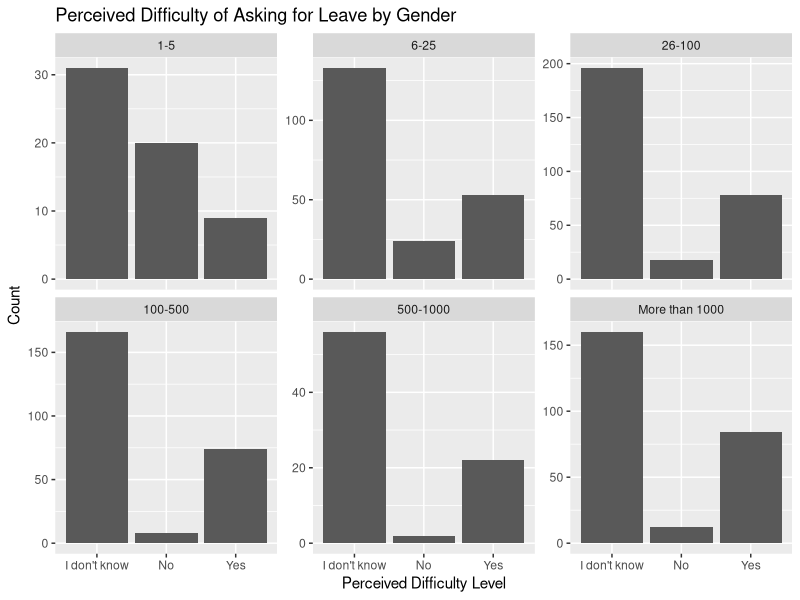
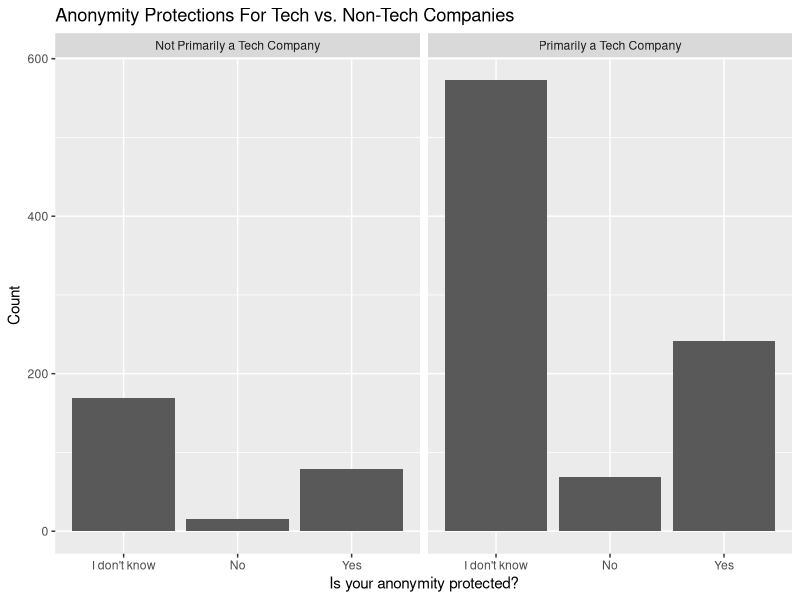
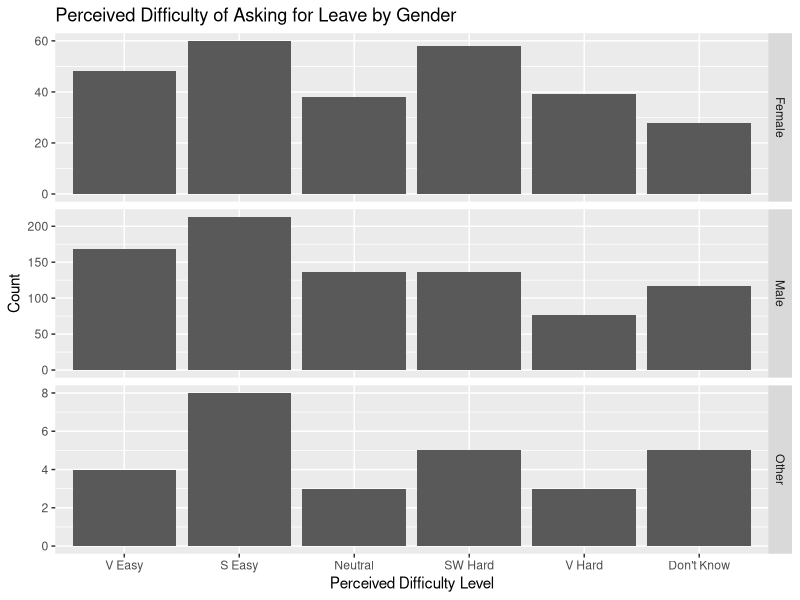
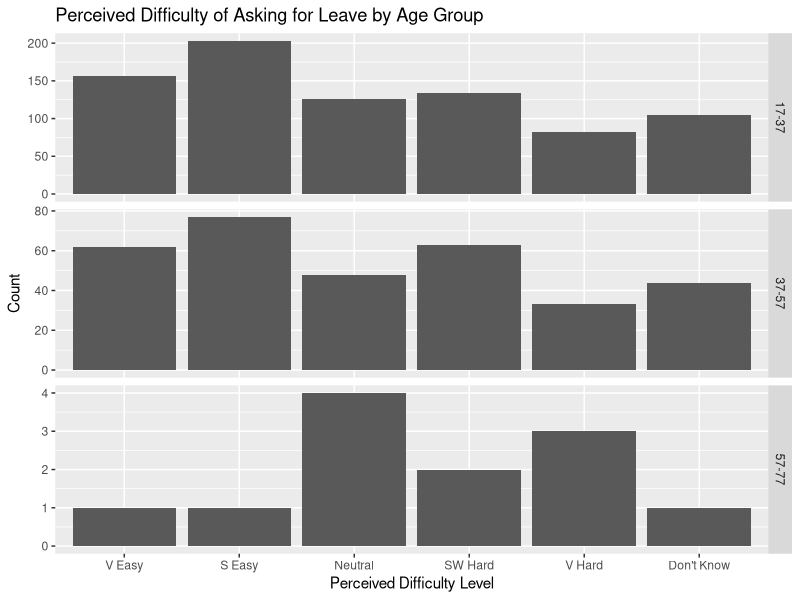
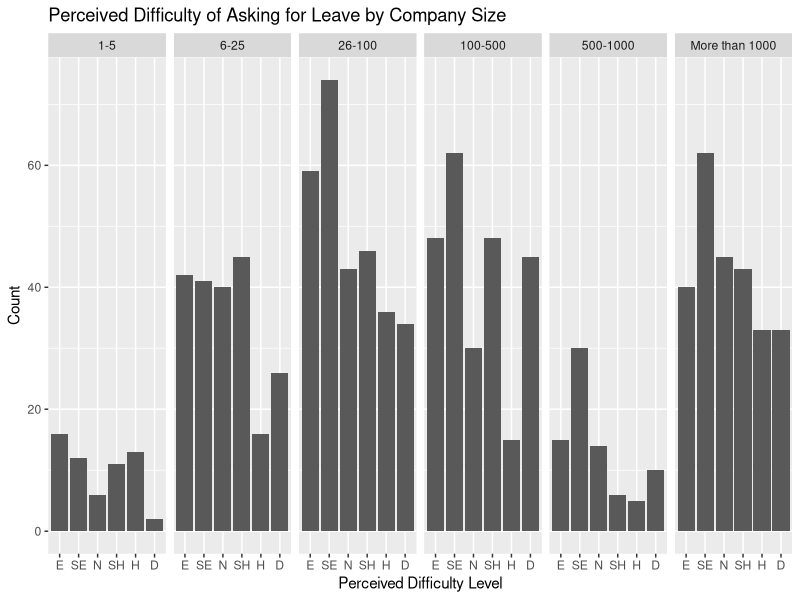
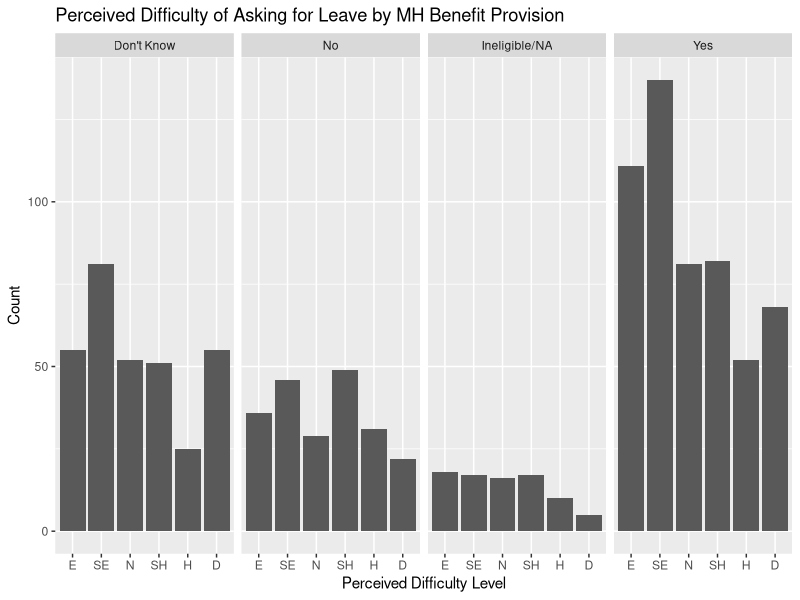
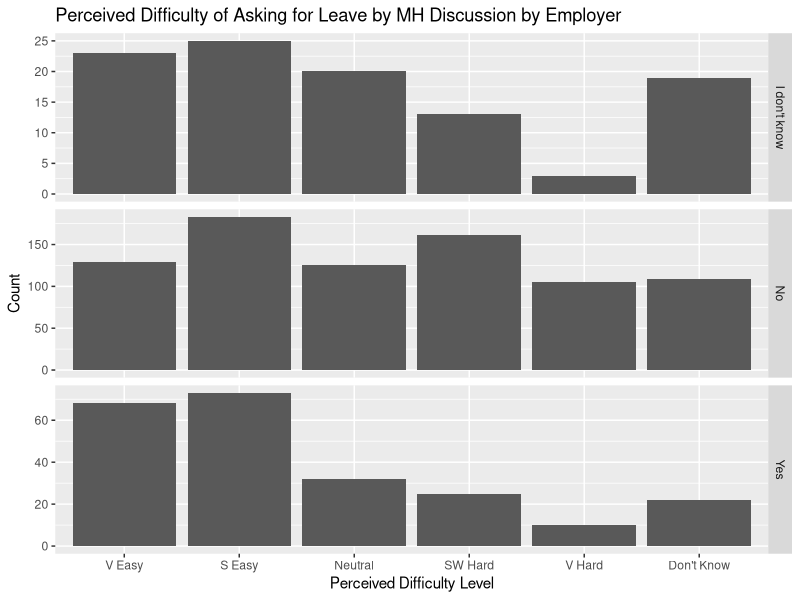
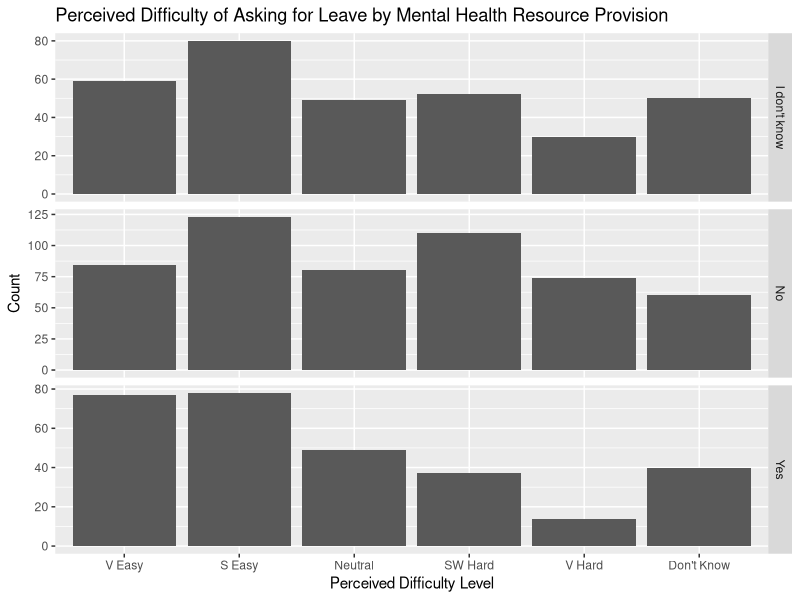

These charts were generated, in order, by the following R code:
## ---- chunk 1
library(dplyr)
library(tidyr)
library(ggplot2)
health <- read.csv("mentalsurvey_clean.csv")
## ---- chunk 2
knitr::opts_chunk$set(echo = TRUE)
## ---- chunk 3

## ---- chunk 4
#Put company size in order
health$CompanySize  = factor(health$How.many.employees.does.your.company.or.organization.have, levels=c("1-5", "6-25", "26-100", "100-500", "500-1000", "More than 1000"))
#Create Cross-tab Table
APbCS <- table(health$Is.your.anonymity.protected.if.you.choose.to.take.advantage.of.mental.health.or.substance.abuse.treatment.resources.provided.by.your.employer., health$CompanySize)
head(APbCS)
## ---- chunk 5
#Create a proportions table by Row
prop.table(APbCS, 2)
## ---- chunk 6
#Do a chi-squared test
chisq.test(APbCS)
## ---- chunk 7
t0 <- ggplot(health, aes(x = health$Is.your.anonymity.protected.if.you.choose.to.take.advantage.of.mental.health.or.substance.abuse.treatment.resources.provided.by.your.employer.))+geom_bar()+facet_wrap(~health$CompanySize, scales="free_y") + ggtitle("Perceived Difficulty of Asking for Leave by Gender") + xlab("Perceived Difficulty Level") + ylab("Count") 
t0
## ---- chunk 8
#Add labels to tech company org
TLabel <- factor(health$Is.your.employer.primarily.a.tech.company.organization.,
levels = c(0, 1),
labels = c("No", "Yes"))
#Create a crosstab table
APbT2 <- table(health$Is.your.anonymity.protected.if.you.choose.to.take.advantage.of.mental.health.or.substance.abuse.treatment.resources.provided.by.your.employer., TLabel)
head(APbT2)
## ---- chunk 9
#Create a proportions table by Row
prop.table(APbT2, 2)
## ---- chunk 10
#Do a chi-squared test
chisq.test(APbT2)
## ---- chunk 11
#Create Labels for Tech Companies
techlabel <- c(
`0` = "Not Primarily a Tech Company",
`1` = "Primarily a Tech Company")
#Create Visualization
t1 <- ggplot(health, aes(x = health$Is.your.anonymity.protected.if.you.choose.to.take.advantage.of.mental.health.or.substance.abuse.treatment.resources.provided.by.your.employer.))+geom_bar()+facet_wrap(health$Is.your.employer.primarily.a.tech.company.organization. ~ ., labeller = as_labeller(techlabel)) + ggtitle("Anonymity Protections For Tech vs. Non-Tech Companies") + xlab("Is your anonymity protected?") + ylab("Count") 
t1
## ---- chunk 12
#Modify Labels
pd2 <- factor(health$If.a.mental.health.issue.prompted.you.to.request.a.medical.leave.from.work..asking.for.that.leave.would.be.,
levels = c("Very easy", "Somewhat easy", "Neither easy nor difficult","Somewhat difficult", "Very difficult", "I don't know"),
labels = c("V Easy", "S Easy", "Neutral", "SW Hard", "V Hard", "Don't Know"))
## ---- chunk 13
#Crosstab table
ELDbG <- table(pd2, health$gender)
ELDbG
prop.table(ELDbG, 2)
## ---- chunk 14
chisq.test(ELDbG)
## ---- chunk 15
#Create Visualization
t2 <- ggplot(health, aes(x = pd2))+geom_bar()+facet_grid(health$gender ~ ., scales="free_y") + ggtitle("Perceived Difficulty of Asking for Leave by Gender") + xlab("Perceived Difficulty Level") + ylab("Count") 
t2
## ---- chunk 16
#Do the AgeGroup Variable
labs <- c(paste(seq(17, 74, by = 20), seq(37, 80, by = 20),
                sep = "-"))
health$AgeGroup <- cut(health$age, breaks = c(seq(17, 74, by = 20), Inf), labels = labs, right = FALSE)
## ---- chunk 17
#Crosstab table
ELDbA <- table(pd2, health$AgeGroup)
ELDbA
#Proportions table
prop.table(ELDbA)
## ---- chunk 18
chisq.test(ELDbA)
## ---- chunk 19
#Create Visualization
t3 <- ggplot(health, aes(x = pd2))+geom_bar()+facet_grid(health$AgeGroup ~ ., scales="free_y") + ggtitle("Perceived Difficulty of Asking for Leave by Age Group") + xlab("Perceived Difficulty Level") + ylab("Count") 
t3
## ---- chunk 20
#Crosstab table
ELDbCS <- table(pd2, health$CompanySize)
ELDbCS
prop.table(ELDbCS, 2)
## ---- chunk 21
chisq.test(ELDbCS)
## ---- chunk 22
#Modify Labels
pd3 <- factor(health$If.a.mental.health.issue.prompted.you.to.request.a.medical.leave.from.work..asking.for.that.leave.would.be.,
levels = c("Very easy", "Somewhat easy", "Neither easy nor difficult","Somewhat difficult", "Very difficult", "I don't know"),
labels = c("E", "SE", "N", "SH", "H", "D"))
#Create Visualization
t4 <- ggplot(health, aes(x = pd3))+geom_bar()+facet_grid(~ health$CompanySize) + ggtitle("Perceived Difficulty of Asking for Leave by Company Size") + xlab("Perceived Difficulty Level") + ylab("Count")
t4
## ---- chunk 23
#Modify Labels
health$mhb2 <- factor(health$Does.your.employer.provide.mental.health.benefits.as.part.of.healthcare.coverage.,
levels = c("I don't know", "No", "Not eligible for coverage / N/A","Yes"),
labels = c("Don't Know", "No", "Ineligible/NA", "Yes"))
#Crosstab Table
ELDbMHB <- table(pd2, health$mhb2)
ELDbMHB
## ---- chunk 24
chisq.test(ELDbMHB)
## ---- chunk 25
t5 <- ggplot(health, aes(x = pd3))+geom_bar()+facet_grid(~ health$mhb2, scales="free_y") + ggtitle("Perceived Difficulty of Asking for Leave by MH Benefit Provision") + xlab("Perceived Difficulty Level") + ylab("Count")
t5
## ---- chunk 26
ELDbEDM <- table(pd2, health$Has.your.employer.ever.formally.discussed.mental.health..for.example..as.part.of.a.wellness.campaign.or.other.official.communication..)
ELDbEDM
## ---- chunk 27
chisq.test(ELDbEDM)
## ---- chunk 28
t6 <- ggplot(health, aes(x = pd2))+geom_bar()+facet_grid( health$Has.your.employer.ever.formally.discussed.mental.health..for.example..as.part.of.a.wellness.campaign.or.other.official.communication.. ~., scales="free_y") + ggtitle("Perceived Difficulty of Asking for Leave by MH Discussion by Employer") + xlab("Perceived Difficulty Level") + ylab("Count")
t6
## ---- chunk 29
ELDbEOR <- table(pd2, health$Does.your.employer.offer.resources.to.learn.more.about.mental.health.concerns.and.options.for.seeking.help.)
ELDbEOR
## ---- chunk 30
chisq.test(ELDbEOR)
## ---- chunk 31
t7 <- ggplot(health, aes(x = pd2))+geom_bar()+facet_grid( health$Does.your.employer.offer.resources.to.learn.more.about.mental.health.concerns.and.options.for.seeking.help. ~., scales="free_y") + ggtitle("Perceived Difficulty of Asking for Leave by Mental Health Resource Provision") + xlab("Perceived Difficulty Level") + ylab("Count")
t7
## ---- chunk 32
ELDbPR <- table(pd2, health$Have.you.observed.or.experienced.an.unsupportive.or.badly.handled.response.to.a.mental.health.issue.in.your.current.or.previous.workplace.)
ELDbPR
prop.table(ELDbPR, 2)
## ---- chunk 33
#Modify Labels
health$epr <- factor(health$Have.you.observed.or.experienced.an.unsupportive.or.badly.handled.response.to.a.mental.health.issue.in.your.current.or.previous.workplace.,
levels = c("Maybe/Not sure", "N/A", "No","Yes, I experienced", "Yes, I observed"),
labels = c("Don't Know", "N/A", "No", "Yes, experienced", "Yes, observed"))
table(pd2, health$epr)
## ---- chunk 34
chisq.test(ELDbPR)
## ---- chunk 35
t8 <- ggplot(health, aes(x = pd3))+geom_bar()+facet_grid(~ health$epr) + ggtitle("Perceived Difficulty of Asking for Leave by Exp. with Poor MH Response") + xlab("Perceived Difficulty Level") + ylab("Count")
t8
## ---- chunk 36
MHbG <- table(health$Would.you.feel.comfortable.discussing.a.mental.health.disorder.with.your.direct.supervisor.s.., health$gender)
MHbG
prop.table(MHbG, 2)
## ---- chunk 37
chisq.test(MHbG)
## ---- chunk 38
t9 <- ggplot(health, aes(x = health$Would.you.feel.comfortable.discussing.a.mental.health.disorder.with.your.direct.supervisor.s..))+geom_bar()+facet_grid(~ health$gender) + ggtitle("Comfort with Discussing MH with Supervisor by Gender") + xlab("Would you feel comfortable discussing a mental health disorder with your supervisor?") + ylab("Count")
t9
## ---- chunk 39
MHbA <- table(health$Would.you.feel.comfortable.discussing.a.mental.health.disorder.with.your.direct.supervisor.s.., health$AgeGroup)
MHbA
prop.table(MHbA, 2)
## ---- chunk 40
chisq.test(MHbA)
## ---- chunk 41
t10 <- ggplot(health, aes(x = health$Would.you.feel.comfortable.discussing.a.mental.health.disorder.with.your.direct.supervisor.s..))+geom_bar()+facet_grid(health$AgeGroup ~., scales="free_y") + ggtitle("Comfort with Discussing MH with Supervisor by Age") + xlab("Would you feel comfortable discussing a mental health disorder with your supervisor?") + ylab("Count")
t10
## ---- chunk 42
MHbCS <- table(health$Would.you.feel.comfortable.discussing.a.mental.health.disorder.with.your.direct.supervisor.s.., health$CompanySize)
MHbCS
## ---- chunk 43
chisq.test(MHbCS)
## ---- chunk 44
MHbPR <- table(health$Would.you.feel.comfortable.discussing.a.mental.health.disorder.with.your.direct.supervisor.s.., health$Have.you.observed.or.experienced.an.unsupportive.or.badly.handled.response.to.a.mental.health.issue.in.your.current.or.previous.workplace.)
MHbPR
## ---- chunk 45
chisq.test(MHbPR)
## ---- chunk 46

## ---- chunk 47
MHCbG <- table(health$Would.you.feel.comfortable.discussing.a.mental.health.disorder.with.your.coworkers., health$gender)
MHCbG
## ---- chunk 48
chisq.test(MHCbG)
## ---- chunk 49
MHCbA <- table(health$Would.you.feel.comfortable.discussing.a.mental.health.disorder.with.your.coworkers., health$AgeGroup)
MHCbA
#Proportions (as column percentages)
prop.table(MHCbA, 2)
## ---- chunk 50
#Chi-Squared (We get a big chi-quared and a warning it may be incorrect, likely b/c small values for the 57-77 column)
chisq.test(MHCbA)
## ---- chunk 51
MHCbCS <- table(health$Would.you.feel.comfortable.discussing.a.mental.health.disorder.with.your.coworkers., health$CompanySize)
MHCbCS
#Proportions (as column percentages)
prop.table(MHCbCS, 2)
## ---- chunk 52
#Chi-Squared (the p value is small)
chisq.test(MHCbCS)
## ---- chunk 53
MHCbPR <- table(health$Would.you.feel.comfortable.discussing.a.mental.health.disorder.with.your.coworkers., health$Have.you.observed.or.experienced.an.unsupportive.or.badly.handled.response.to.a.mental.health.issue.in.your.current.or.previous.workplace.)
MHCbPR
## ---- chunk 54
chisq.test(MHCbPR)
## ---- chunk 55
MHCbCN <- table(health$Would.you.feel.comfortable.discussing.a.mental.health.disorder.with.your.coworkers., health$Do.you.think.that.team.members.co.workers.would.view.you.more.negatively.if.they.knew.you.suffered.from.a.mental.health.issue.)
MHCbCN
## ---- chunk 56
chisq.test(MHCbCN)
